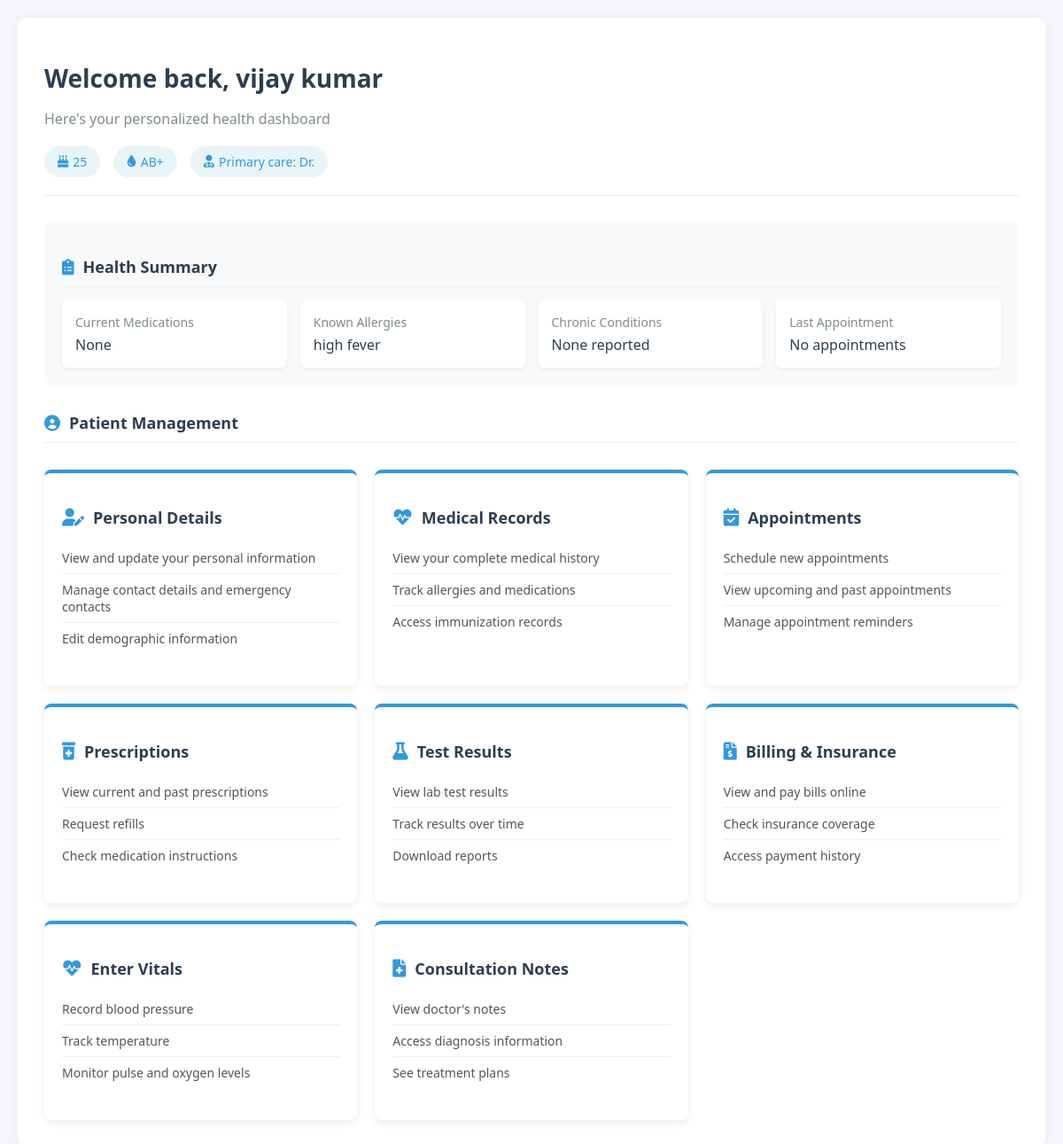
/dashboard/ (signed in), run on the app's committed database.
### ehr_app/models.py (models this page shows, shortened)
class User(AbstractUser):
    is_doctor = models.BooleanField(default=False)
    is_patient = models.BooleanField(default=False)
    phone_number = models.CharField(max_length=20, blank=True)
    address = models.TextField(blank=True)

class Patient(models.Model):
    user = models.OneToOneField(User, on_delete=models.CASCADE, related_name='patient')
    doctor = models.ForeignKey(Doctor, on_delete=models.SET_NULL, null=True, blank=True, related_name='patients')
    dob = models.DateField(null=True, blank=True)
    GENDER_CHOICES = [
        ('M', 'Male'),
        ('F', 'Female'),
        ('O', 'Other'),
    ]
    gender = models.CharField(max_length=1, choices=GENDER_CHOICES, blank=True)
    BLOOD_TYPE_CHOICES = [
        ('A+', 'A+'),
        ('A-', 'A-'),
        ('B+', 'B+'),
        ('B-', 'B-'),
        ('AB+', 'AB+'),
        ('AB-', 'AB-'),
        ('O+', 'O+'),
        ('O-', 'O-'),
    ]
    blood_type = models.CharField(max_length=3, choices=BLOOD_TYPE_CHOICES, blank=True)
    height = models.DecimalField(max_digits=5, decimal_places=2, null=True, blank=True)  # in cm
    weight = models.DecimalField(max_digits=5, decimal_places=2, null=True, blank=True)  # in kg
    allergies = models.TextField(blank=True)
    medical_history = models.TextField(blank=True)
    chronic_conditions = models.TextField(blank=True)
    surgeries = models.TextField(blank=True)
    family_medical_history = models.TextField(blank=True)
    current_medications = models.TextField(blank=True)
    otc_medications = models.TextField(blank=True)
    supplements = models.TextField(blank=True)
    emergency_contact_name = models.CharField(max_length=100, blank=True)
    emergency_contact_relationship = models.CharField(max_length=50, blank=True)
    emergency_contact_phone = models.CharField(max_length=20, blank=True)
    registration_complete = models.BooleanField(default=False)
    last_visit = models.DateField(null=True, blank=True)
    @property
    def age(self):
        if self.dob:
            today = date.today()
            return today.year - self.dob.year - ((today.month, today.day) < (self.dob.month, self.dob.day))
        return None

class Doctor(models.Model):
    user = models.OneToOneField(User, on_delete=models.CASCADE, related_name='doctor')
    specialty = models.CharField(max_length=100, blank=True)
    license_number = models.CharField(max_length=50, blank=True)
    def __str__(self):
        return f"Dr. {self.user.get_full_name()}"

### ehr_app/views.py (the view, shortened to what this page needs)
# urls.py: path('dashboard/', views.dashboard, name='dashboard'),
@login_required
def dashboard(request):
    context = {}
    if request.user.is_superuser:
        context['is_admin'] = True
    elif hasattr(request.user, 'patient'):
        patient = request.user.patient
        today = date.today()
        context.update({
            'is_patient': True,
            'patient': patient,
            'appointments': Appointment.objects.filter(patient=patient, date__gte=today).order_by('date', 'time'),
            'prescriptions': Prescription.objects.filter(patient=patient, is_active=True),
            'test_results': TestResult.objects.filter(patient=patient).order_by('-test_date'),
            'outstanding_bills': BillingRecord.objects.filter(patient=patient, status='Pending'),
            'payment_history': Payment.objects.filter(billing_record__patient=patient).order_by('-payment_date'),
            'consultation_notes': ConsultationNote.objects.filter(patient=patient).order_by('-date'),
            'doctors': Doctor.objects.all(),  # For appointment scheduling
        })
    return render(request, 'ehr_app/dashboard.html', context)

### ehr_app/templates/ehr_app/dashboard.html (shortened to what this page needs)
<!DOCTYPE html>
<html lang="en">
<head>
    <link rel="stylesheet" href="https://cdnjs.cloudflare.com/ajax/libs/font-awesome/6.0.0-beta3/css/all.min.css">
</head>
<body {% if not user.patient.registration_complete %}class="modal-open"{% endif %}>
    <div class="ehr-container">
        {% if user.is_patient and user.patient %}
            <div class="dashboard">
                <div class="dashboard-header">
                    <h1 class="welcome-title">Welcome back, {{ user.get_full_name }}</h1>
                    <p class="welcome-subtitle">Here's your personalized health dashboard</p>
                    <div class="info-badges">
                        <span class="info-badge"><i class="fas fa-birthday-cake"></i> {{ user.patient.age|default:"Age not specified" }}</span>
                        <span class="info-badge"><i class="fas fa-tint"></i> {{ user.patient.blood_type|default:"Blood type not specified" }}</span>
                        <span class="info-badge"><i class="fas fa-user-md"></i> Primary care: {{ user.patient.doctor|default:"Not assigned" }}</span>
                    </div>
                </div>
                <div class="summary-section">
                    <h3 class="section-title"><i class="fas fa-clipboard-list"></i> Health Summary</h3>
                    <div class="summary-grid">
                        <div class="summary-item">
                            <div class="summary-item-title">Current Medications</div>
                            <div class="summary-item-value">{{ user.patient.current_medications|default:"None" }}</div>
                        </div>
                        <div class="summary-item">
                            <div class="summary-item-title">Known Allergies</div>
                            <div class="summary-item-value">{{ user.patient.allergies|default:"None reported" }}</div>
                        </div>
                        <div class="summary-item">
                            <div class="summary-item-title">Chronic Conditions</div>
                            <div class="summary-item-value">{{ user.patient.chronic_conditions|default:"None reported" }}</div>
                        </div>
                        <div class="summary-item">
                            <div class="summary-item-title">Last Appointment</div>
                            <div class="summary-item-value">{{ user.patient.last_appointment|default:"No appointments" }}</div>
                        </div>
                    </div>
                </div>
                <h2 class="section-title"><i class="fas fa-user-circle"></i> Patient Management</h2>
                <div class="features-container">
                    <div class="feature-card" onclick="openModal('personalDetailsModal')">
                        <h3 class="feature-title"><i class="fas fa-user-edit feature-icon"></i> Personal Details</h3>
                        <ul class="feature-list">
                            <li>View and update your personal information</li>
                            <li>Manage contact details and emergency contacts</li>
                            <li>Edit demographic information</li>
                        </ul>
                    </div>
                    <div class="feature-card" onclick="openModal('medicalRecordsModal')">
                        <h3 class="feature-title"><i class="fas fa-heartbeat feature-icon"></i> Medical Records</h3>
                        <ul class="feature-list">
                            <li>View your complete medical history</li>
                            <li>Track allergies and medications</li>
                            <li>Access immunization records</li>
                        </ul>
                    </div>
                    <div class="feature-card" onclick="openModal('appointmentsModal')">
                        <h3 class="feature-title"><i class="fas fa-calendar-check feature-icon"></i> Appointments</h3>
                        <ul class="feature-list">
                            <li>Schedule new appointments</li>
                            <li>View upcoming and past appointments</li>
                            <li>Manage appointment reminders</li>
                        </ul>
                    </div>
                    <div class="feature-card" onclick="openModal('prescriptionsModal')">
                        <h3 class="feature-title"><i class="fas fa-prescription-bottle-alt feature-icon"></i> Prescriptions</h3>
                        <ul class="feature-list">
                            <li>View current and past prescriptions</li>
                            <li>Request refills</li>
                            <li>Check medication instructions</li>
                        </ul>
                    </div>
                    <div class="feature-card" onclick="openModal('testResultsModal')">
                        <h3 class="feature-title"><i class="fas fa-flask feature-icon"></i> Test Results</h3>
                        <ul class="feature-list">
                            <li>View lab test results</li>
                            <li>Track results over time</li>
                            <li>Download reports</li>
                        </ul>
                    </div>
                    <div class="feature-card" onclick="openModal('billingModal')">
                        <h3 class="feature-title"><i class="fas fa-file-invoice-dollar feature-icon"></i> Billing & Insurance</h3>
                        <ul class="feature-list">
                            <li>View and pay bills online</li>
                            <li>Check insurance coverage</li>
                            <li>Access payment history</li>
                        </ul>
                    </div>
                    <div class="feature-card" onclick="openModal('vitalsModal')">
                        <h3 class="feature-title"><i class="fas fa-heartbeat feature-icon"></i> Enter Vitals</h3>
                        <ul class="feature-list">
                            <li>Record blood pressure</li>
                            <li>Track temperature</li>
                            <li>Monitor pulse and oxygen levels</li>
                        </ul>
                    </div>
                    <div class="feature-card" onclick="openModal('consultationNotesModal')">
                        <h3 class="feature-title"><i class="fas fa-file-medical feature-icon"></i> Consultation Notes</h3>
                        <ul class="feature-list">
                            <li>View doctor's notes</li>
                            <li>Access diagnosis information</li>
                            <li>See treatment plans</li>
                        </ul>
                    </div>
                </div>
            </div>
        {% endif %}
    </div>
</body>
</html>

### ehr_app/templates/ehr_app/dashboard.html (style rules this page uses)
body { font-family: 'Segoe UI', Tahoma, Geneva, Verdana, sans-serif; margin: 0; padding: 0; background-color: #f5f7fa; color: #333; }
.ehr-container { max-width: 1200px; margin: 0 auto; padding: 20px; }
.dashboard { background-color: #ffffff; border-radius: 10px; box-shadow: 0 0 20px rgba(0, 0, 0, 0.05); padding: 30px; position: relative; }
.dashboard-header { margin-bottom: 30px; padding-bottom: 20px; border-bottom: 1px solid #eaeaea; }
.welcome-title { color: #2c3e50; font-size: 28px; font-weight: 600; margin-bottom: 10px; }
.welcome-subtitle { color: #7f8c8d; font-size: 16px; margin-bottom: 20px; }
.info-badges { display: flex; gap: 15px; flex-wrap: wrap; }
.info-badge { background-color: #e8f4f8; padding: 8px 15px; border-radius: 20px; font-size: 14px; color: #3498db; display: flex; align-items: center; }
.info-badge i { margin-right: 5px; }
.summary-section { background-color: #f8f9fa; border-radius: 8px; padding: 20px; margin-bottom: 30px; }
.section-title { font-size: 18px; font-weight: 600; color: #2c3e50; margin-bottom: 15px; display: flex; align-items: center; }
.section-title i { margin-right: 10px; color: #3498db; }
.summary-grid { display: grid; grid-template-columns: repeat(auto-fill, minmax(250px, 1fr)); gap: 15px; }
.summary-item { background-color: white; padding: 15px; border-radius: 6px; box-shadow: 0 2px 5px rgba(0,0,0,0.05); }
.summary-item-title { font-size: 14px; color: #7f8c8d; margin-bottom: 5px; }
.summary-item-value { font-size: 16px; font-weight: 500; color: #2c3e50; }
.features-container { display: grid; grid-template-columns: repeat(auto-fill, minmax(300px, 1fr)); gap: 20px; margin-top: 30px; }
.feature-card { background-color: #fff; border-radius: 8px; box-shadow: 0 3px 10px rgba(0, 0, 0, 0.08); padding: 20px; transition: all 0.3s ease; border-top: 4px solid #3498db; cursor: pointer; }
.feature-title { font-size: 18px; font-weight: 600; color: #2c3e50; margin-bottom: 15px; display: flex; align-items: center; }
.feature-icon { color: #3498db; margin-right: 10px; font-size: 20px; }
.feature-list { list-style-type: none; padding-left: 0; }
.feature-list li { padding: 8px 0; border-bottom: 1px solid #eee; font-size: 14px; color: #555; }
.feature-list li:last-child { border-bottom: none; }
.section-title { font-size: 18px; font-weight: 600; color: #2c3e50; margin-bottom: 15px; padding-bottom: 10px; border-bottom: 1px solid #eee; }

### data on the page
User: get_full_name "vijay kumar", patient.age "25", patient.blood_type "AB+", patient.doctor "Dr.", patient.current_medications "None", patient.allergies "high fever", patient.chronic_conditions "None reported", patient.last_appointment "No appointments"
